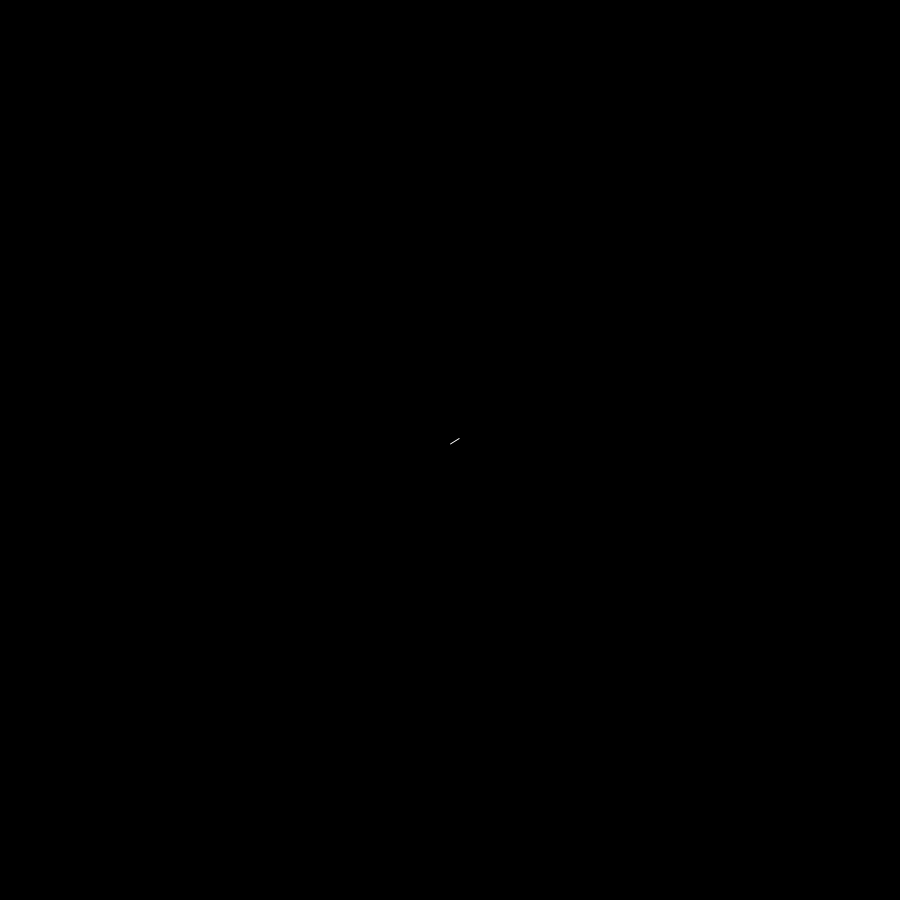
Frame 1 (no input)
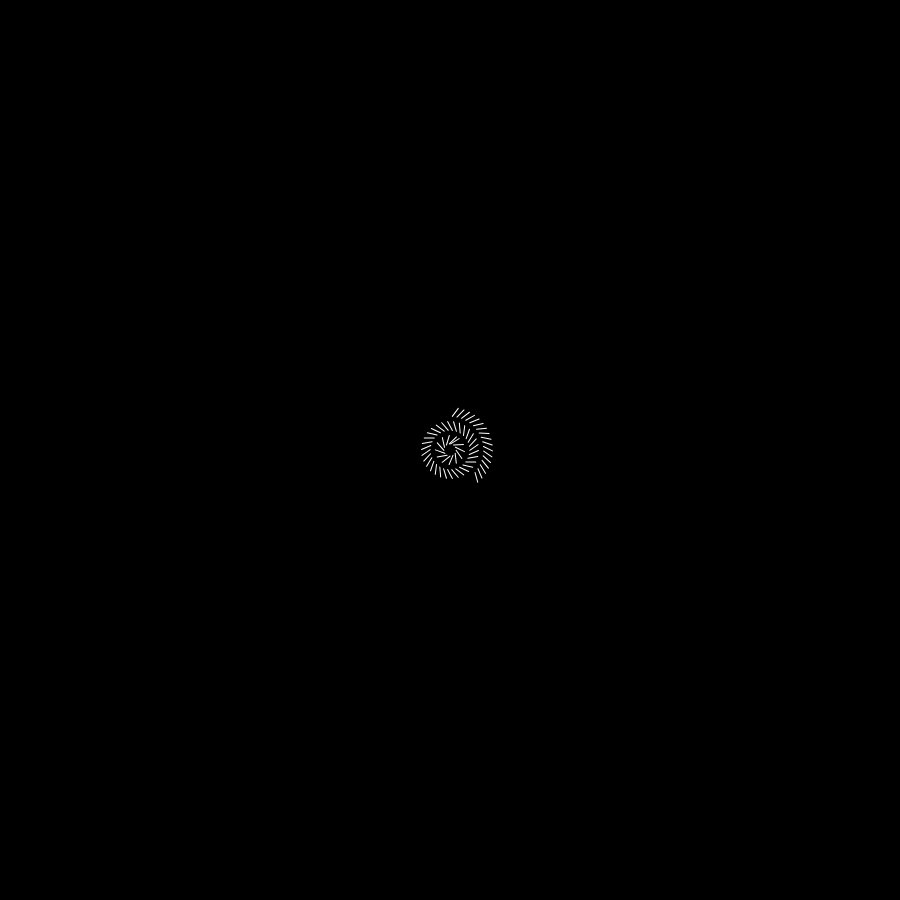
Frame 60 (no input)
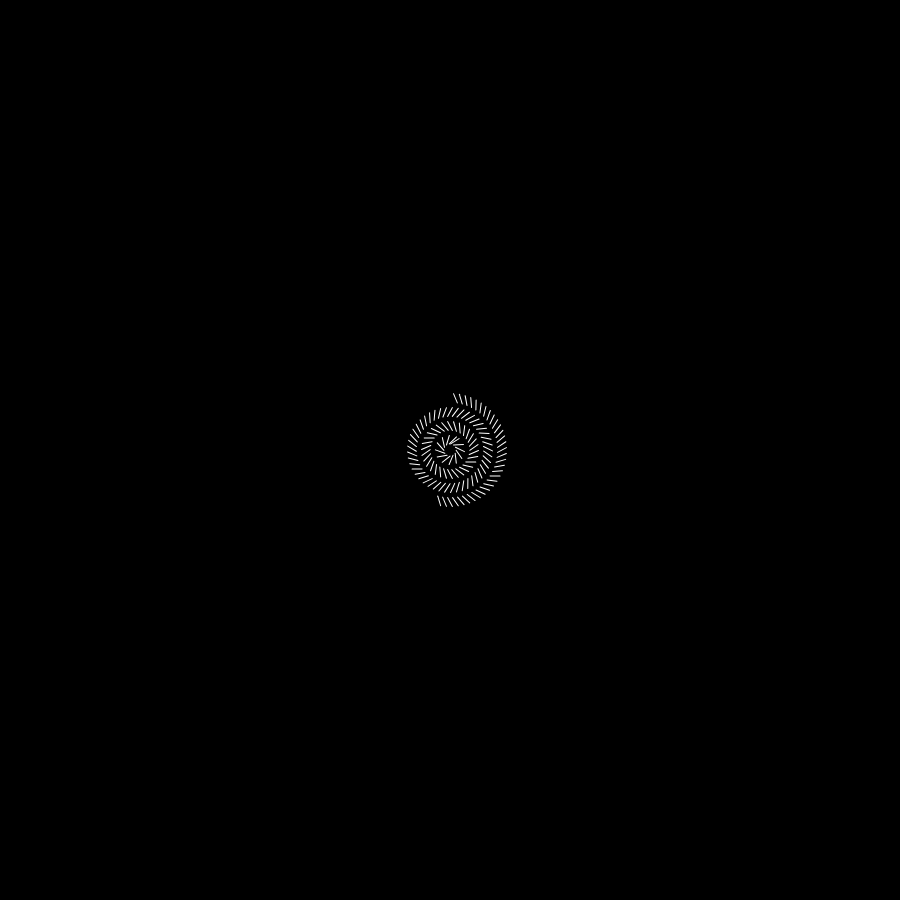
Frame 120 (the mouse pressed at the canvas centre since frame 60)

The p5.js sketch that drew these frames (run headless with seeded random() and noise() and a simulated clock; from frame 60 on, the mouse is pressed at the canvas centre):

// p5.js sketch
// ── sketch.js
let canvasSize = 900;

function setup() {
  createCanvas(canvasSize, canvasSize);
  background(color(0, 0, 0));
}

let rot = 0;
let radius = 10;
let lineStep = 0;
let lineRotation = 0.5;
function draw() {

  if (radius > 350) return;

  // background(220);
  // stroke(color(255, 255, 255, 180));
  stroke(color(255, 255, 255, 255));
  let lineLength = 10;
  // let radius = 10;
  
  if (rot > 0 && rot >= 360) {
    rot = 0;
    radius += 14;
    lineRotation = -lineRotation;
  }
  
  let circumference = 2*PI*radius;
  lineStep = 360/(0.2*circumference);
  console.log(lineStep);
  rot += round(lineStep);

  
  push();
  // move to center
  translate(canvasSize / 2, canvasSize / 2);
  // rotate around circle
  angleMode(DEGREES);
  rotate(rot);
  // move out to line position
  translate(0, -radius);

  // circumference

  // rotate line to be skewed
  angleMode(RADIANS);
  rotate(lineRotation);
  line(0, -(lineLength / 2), 0, (lineLength / 2));

  pop();
  // // radius += 0.2;

  // if (rot > 6.5) {
  //   rot = 0;
  //   radius += 30;
  // }

  // stroke(color(sin(rot/3)*255, cos(rot+radius/10)*255, -sin(radius/10)*255, 180));
  // stroke(color(255, 255, 255, 180));
  // drawTread(rot, radius, 0);

  // drawTread(rot, radius / 2, -250);

  // stroke(color(0, 0, 255, 180));
  // drawTread(rot*2, radius / 3, 250);
  

  console.log(rot);
}

function drawTread(rotation, radius, translateOffset) {
  push();
  translate(translateOffset + canvasSize / 2, translateOffset + canvasSize / 2);
  rotate(rotation);
  // line(-50, -20-radius+11*sin(radius), 50, -10-radius+27*cos(radius));
  line(-50, -20-radius, 50, -10-radius);
  pop();
}
